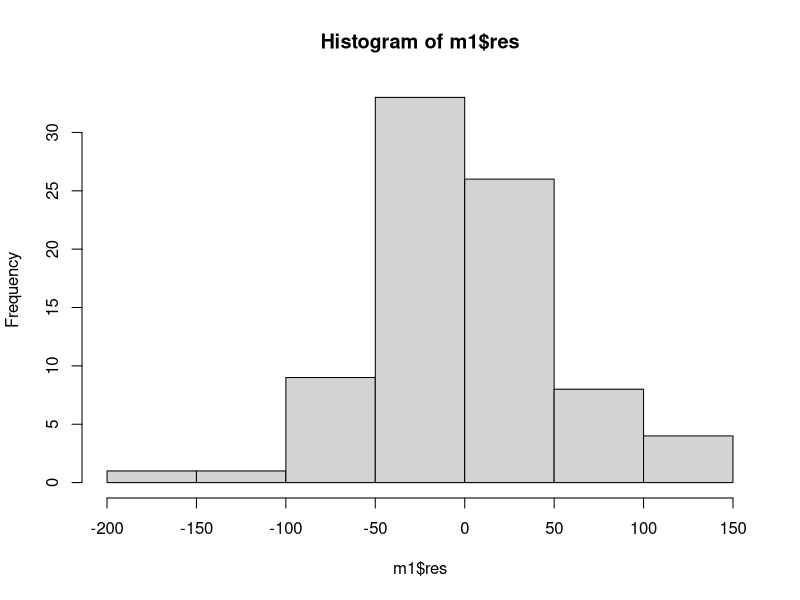
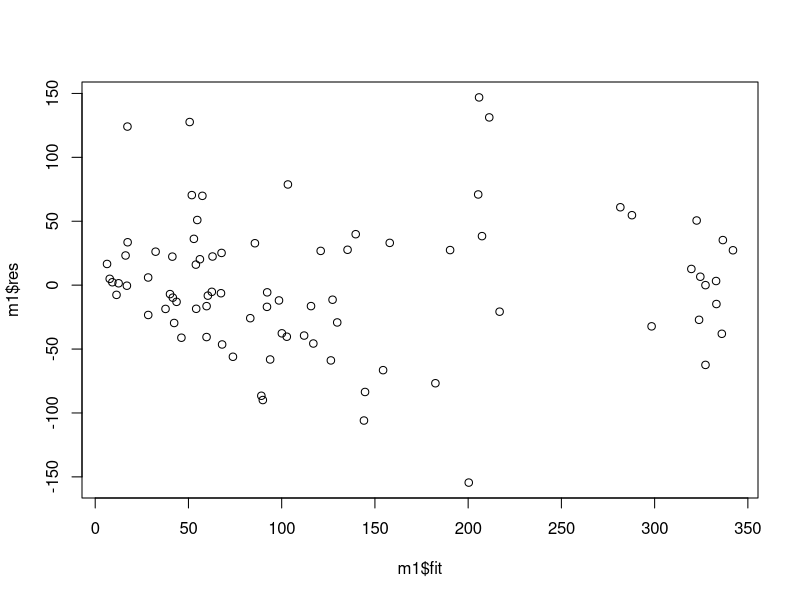
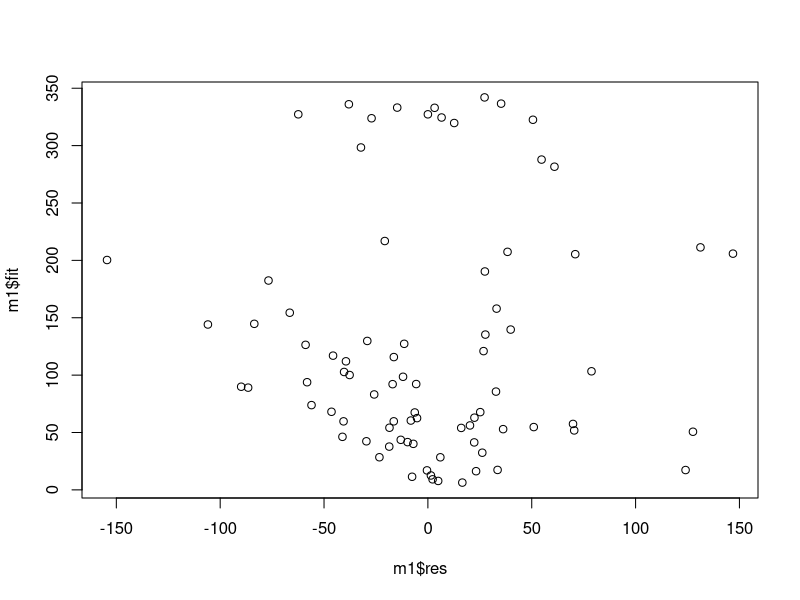
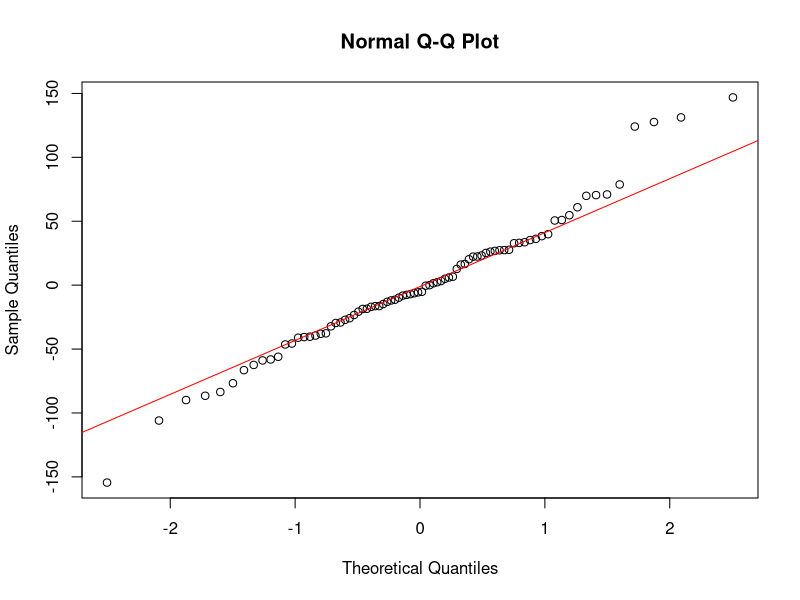
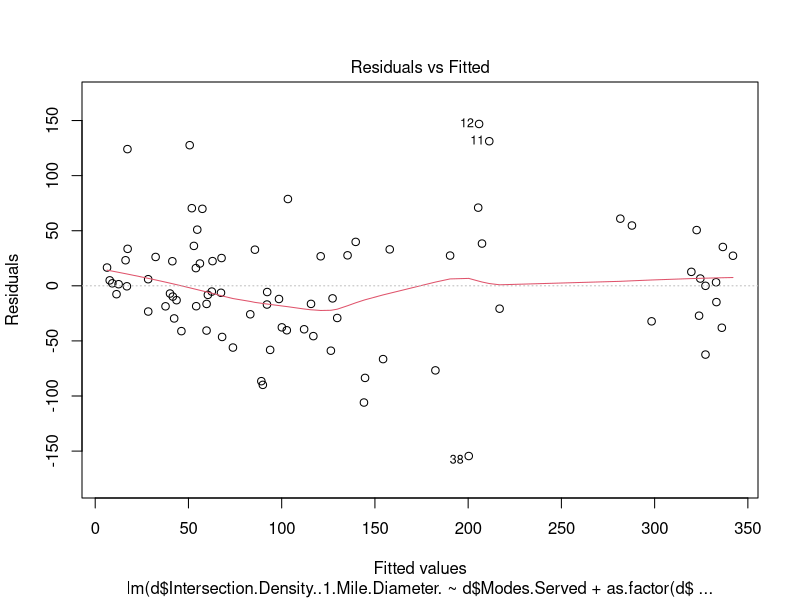
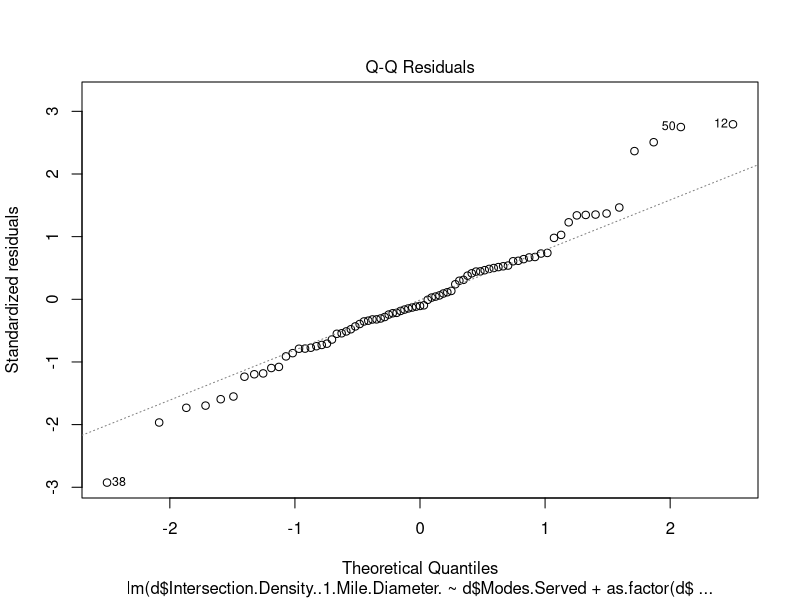
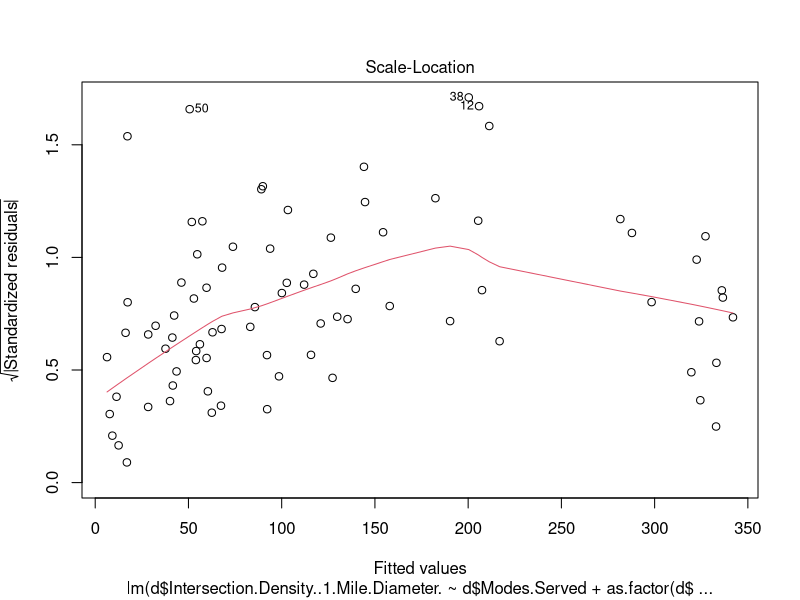
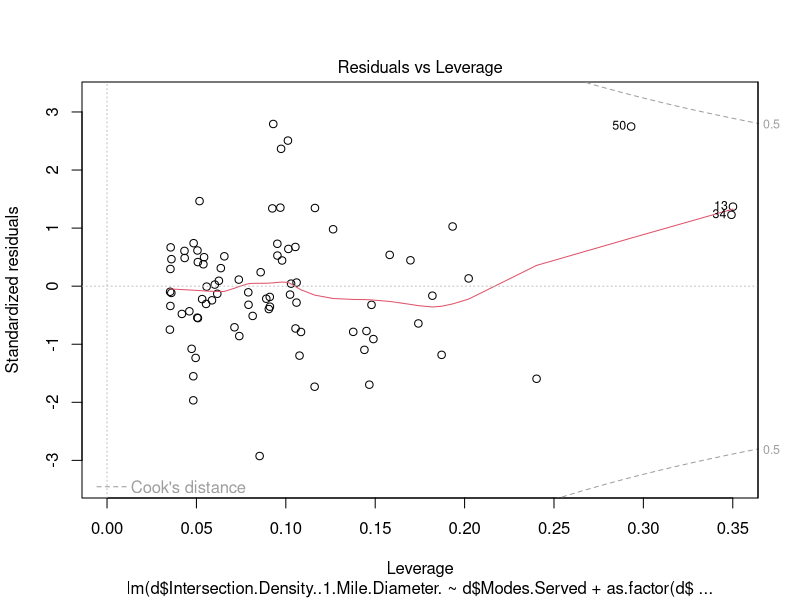

Recreate these plots in R, in order.
setwd("D:/2018 Spring/SDM/DataAnalyticsProject")
d <- read.csv("Transit_Data_Modified.csv")
# 


# Neal's Work
m1 <- lm(d$Intersection.Density..1.Mile.Diameter. ~ d$Modes.Served + as.factor(d$State.Designated.TOD)*d$Area.Population..2010. + d$Station.Type, data = d)
summary(m1)
hist(m1$res)
plot(m1$res ~ m1$fit)
plot(m1$res, m1$fit)
bartlett.test(list(m1$res, m1$fit))
qqnorm(m1$res)
qqline(m1$res, col = "red")
shapiro.test(m1$res)
plot(m1)
library(car)
vif(m1)
########
m2 = lm(log(d$Weekday_ridership) ~ d$Intersection.Density..1.Mile.Diameter. 
        + d$Area.Population..2010. + as.factor(d$State.Designated.TOD)
        + as.factor(d$Station.Type) 
        + d$Frequency_of_Service_Weekday_All
        + d$Frequency_of_Service_Weekday_All * d$Intersection.Density..1.Mile.Diameter.
        ,data =d)
summary(m2)
# Summary - R value us 0.597 which is higher.
# Frequency of Weekday is significant
# Higher Frequency of rail on weekday will have higher Ridership

# Data seems to be normally distributed
hist(m2$residuals)

# Plots 
plot(m2)

# Linear
qqnorm(m2$residuals)
qqline(m2$residuals, col="red")

#Data looks to be homoskedatic and not biased.
plot(m2$residuals ~ m2$fitted.values)

#Bartlett Test
bartlett.test(list(m2$res, m2$fit))

#Shapiro Test - Passed as the P > 0.5
shapiro.test(m2$residuals)

AIC(m2)
BIC(m2)
############
m3 = lm(formula= d$Area.Population..2010.~ 
         d$Rail.Lines.Served+
         d$Station.Type+
         d$TOD.Place.Type+
         d$Transit.Score+
         d$Transit.Connections,data=d)
summary(m3)


m_withLog = lm(formula= log(d$Area.Population..2010.)~ 
                 d$Rail.Lines.Served+
                 d$Station.Type+
                 d$TOD.Place.Type+
                 d$Transit.Score+
                 d$Transit.Connections,data=d)
summary(m_withLog)

install.packages("ggplot2")
library("ggplot2")

hist(m3$residuals)

hist(m_withLog$residuals)


plot(m3)
plot(m_withLog)


qqnorm(m3$residuals)
qqline(m3$residuals, col="red")

qqnorm(m_withLog$residuals)
qqline(m_withLog$residuals, col="red")
#######
m4 <- lm(d$Short.Trip.Opportunity.Analysis..1.Mile.Buffer. ~     d$Area.Population..2010. + d$Spaces.relative.to.other.stations.on.the.same.line + d$Spaces.relative.to.number.of.Average.Daily.Riders..Weekday..Total.lines + d$Modes.Served + d$Total.Rail.Lines, data = d)
summary(m4)
hist(m4$res)
plot(m4)
shapiro.test(m4$res)
bartlett.test(list(m4$res, m4$fit))
